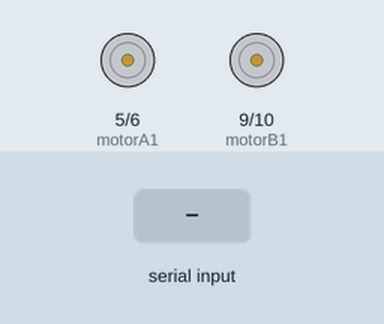
Recording of a sketch running on a simulated Arduino Uno, built with avr-gcc and run on an emulated ATmega328P. On the bench: motor-driver pin pairs drawn as motors (green arrow = first pin HIGH = forward, orange = second pin HIGH = backward, longer = more drive). Inputs (shaded band) come from the test bench.

Above: at 1.2 s.
1.3 s: "F" received over the second serial link
At 1.7 s:
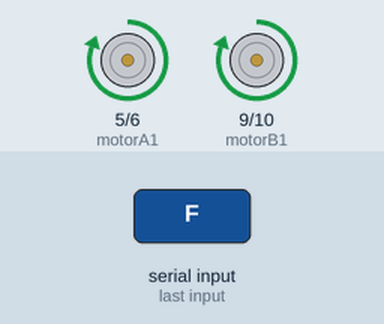
2.8 s: "B" received over the second serial link
At 4.0 s:
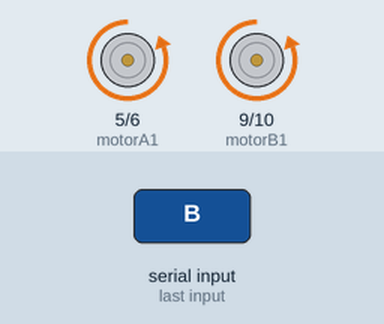
4.3 s: "L" received over the second serial link
At 5.1 s:
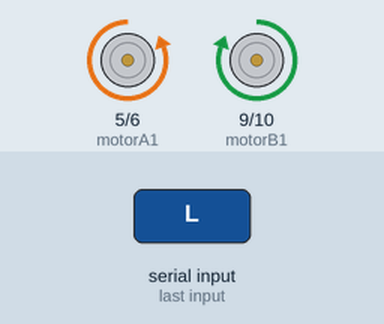
5.8 s: "R" received over the second serial link
At 6.3 s:
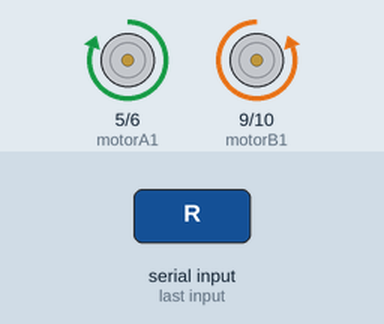
7.3 s: "S" received over the second serial link
At 8.6 s:
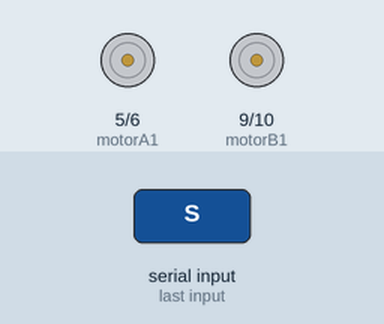
Timing chart, 0 to 9.8 s (numbered marks = the images above; inputs shaded):
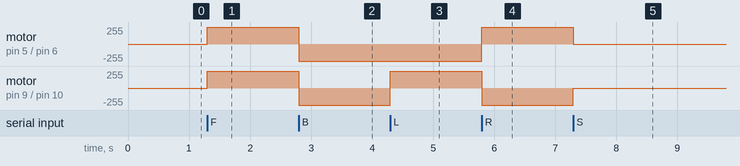

Measured:
- after the input at 1.3 s, motor on pin 5 (motorA1) / pin 6 (motorA2), motor on pin 9 (motorB1) / pin 10 (motorB2): stopped → forward 255/255 at once
- after the input at 2.8 s, motor on pin 5 (motorA1) / pin 6 (motorA2), motor on pin 9 (motorB1) / pin 10 (motorB2): forward 255/255 → backward 255/255 at once
- after the input at 4.3 s, motor on pin 9 (motorB1) / pin 10 (motorB2): backward 255/255 → forward 255/255 at once
- after the input at 5.8 s, motor on pin 5 (motorA1) / pin 6 (motorA2): backward 255/255 → forward 255/255 at once; motor on pin 9 (motorB1) / pin 10 (motorB2): forward 255/255 → backward 255/255 at once
- after the input at 7.3 s, motor on pin 5 (motorA1) / pin 6 (motorA2): forward 255/255 → stopped at once; motor on pin 9 (motorB1) / pin 10 (motorB2): backward 255/255 → stopped at once

The sketch:

controle_motor_ino.ino
```cpp
#include <SoftwareSerial.h>

SoftwareSerial bluetooth(2, 3);

// Motores
const int motorA1 = 5;
const int motorA2 = 6;
const int motorB1 = 9;
const int motorB2 = 10;

char comando;

void setup() {
  bluetooth.begin(9600);

  pinMode(motorA1, OUTPUT);
  pinMode(motorA2, OUTPUT);
  pinMode(motorB1, OUTPUT);
  pinMode(motorB2, OUTPUT);

  parar();
}

void loop() {

  if (bluetooth.available()) {

    comando = bluetooth.read();

    switch (comando) {

      case 'F': frente();   break;
      case 'B': tras();     break;
      case 'L': esquerda(); break;
      case 'R': direita();  break;
      case 'S': parar();    break;
    }
  }
}

// =========================
// MOVIMENTOS
// =========================

void frente() {
  digitalWrite(motorA1, HIGH); digitalWrite(motorA2, LOW);
  digitalWrite(motorB1, HIGH); digitalWrite(motorB2, LOW);
}

void tras() {
  digitalWrite(motorA1, LOW); digitalWrite(motorA2, HIGH);
  digitalWrite(motorB1, LOW); digitalWrite(motorB2, HIGH);
}

void esquerda() {
  digitalWrite(motorA1, LOW);  digitalWrite(motorA2, HIGH);
  digitalWrite(motorB1, HIGH); digitalWrite(motorB2, LOW);
}

void direita() {
  digitalWrite(motorA1, HIGH); digitalWrite(motorA2, LOW);
  digitalWrite(motorB1, LOW);  digitalWrite(motorB2, HIGH);
}

void parar() {
  digitalWrite(motorA1, LOW);
  digitalWrite(motorA2, LOW);
  digitalWrite(motorB1, LOW);
  digitalWrite(motorB2, LOW);
}
```
